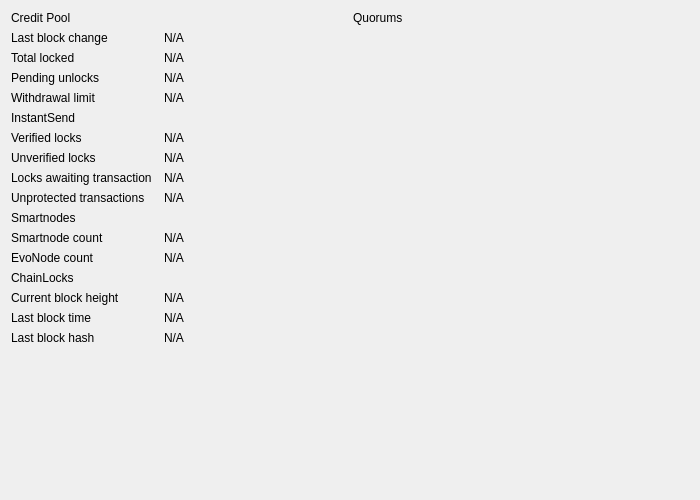
<?xml version="1.0" encoding="UTF-8"?>
<ui version="4.0">
 <class>NetworkWidget</class>
 <widget class="QWidget" name="NetworkWidget">
  <property name="geometry">
   <rect>
    <x>0</x>
    <y>0</y>
    <width>700</width>
    <height>500</height>
   </rect>
  </property>
  <layout class="QVBoxLayout" name="mainVerticalLayout">
   <item>
    <layout class="QHBoxLayout" name="horizontalLayout">
     <item>
      <layout class="QGridLayout" name="leftGridLayout" columnstretch="0,1">
       <property name="horizontalSpacing">
        <number>12</number>
       </property>
       <item row="0" column="0">
        <widget class="QLabel" name="labelCreditPool">
         <property name="text">
          <string>Credit Pool</string>
         </property>
        </widget>
       </item>
       <item row="1" column="0">
        <widget class="QLabel" name="labelCrLastBlockTitle">
         <property name="text">
          <string>Last block change</string>
         </property>
        </widget>
       </item>
       <item row="1" column="1">
        <widget class="QLabel" name="labelCrLastBlock">
         <property name="cursor">
          <cursorShape>IBeamCursor</cursorShape>
         </property>
         <property name="text">
          <string>N/A</string>
         </property>
         <property name="textFormat">
          <enum>Qt::PlainText</enum>
         </property>
         <property name="textInteractionFlags">
          <set>Qt::LinksAccessibleByMouse|Qt::TextSelectableByKeyboard|Qt::TextSelectableByMouse</set>
         </property>
        </widget>
       </item>
       <item row="2" column="0">
        <widget class="QLabel" name="labelCrLockedTitle">
         <property name="text">
          <string>Total locked</string>
         </property>
        </widget>
       </item>
       <item row="2" column="1">
        <widget class="QLabel" name="labelCrLocked">
         <property name="cursor">
          <cursorShape>IBeamCursor</cursorShape>
         </property>
         <property name="text">
          <string>N/A</string>
         </property>
         <property name="textFormat">
          <enum>Qt::PlainText</enum>
         </property>
         <property name="textInteractionFlags">
          <set>Qt::LinksAccessibleByMouse|Qt::TextSelectableByKeyboard|Qt::TextSelectableByMouse</set>
         </property>
        </widget>
       </item>
       <item row="3" column="0">
        <widget class="QLabel" name="labelCrPendingTitle">
         <property name="text">
          <string>Pending unlocks</string>
         </property>
        </widget>
       </item>
       <item row="3" column="1">
        <widget class="QLabel" name="labelCrPending">
         <property name="cursor">
          <cursorShape>IBeamCursor</cursorShape>
         </property>
         <property name="text">
          <string>N/A</string>
         </property>
         <property name="textFormat">
          <enum>Qt::PlainText</enum>
         </property>
         <property name="textInteractionFlags">
          <set>Qt::LinksAccessibleByMouse|Qt::TextSelectableByKeyboard|Qt::TextSelectableByMouse</set>
         </property>
        </widget>
       </item>
       <item row="4" column="0">
        <widget class="QLabel" name="labelCrLimitTitle">
         <property name="text">
          <string>Withdrawal limit</string>
         </property>
        </widget>
       </item>
       <item row="4" column="1">
        <widget class="QLabel" name="labelCrLimit">
         <property name="cursor">
          <cursorShape>IBeamCursor</cursorShape>
         </property>
         <property name="text">
          <string>N/A</string>
         </property>
         <property name="textFormat">
          <enum>Qt::PlainText</enum>
         </property>
         <property name="textInteractionFlags">
          <set>Qt::LinksAccessibleByMouse|Qt::TextSelectableByKeyboard|Qt::TextSelectableByMouse</set>
         </property>
        </widget>
       </item>
       <item row="5" column="0">
        <widget class="QLabel" name="labelInstantSend">
         <property name="text">
          <string>InstantSend</string>
         </property>
        </widget>
       </item>
       <item row="6" column="0">
        <widget class="QLabel" name="labelISLocksTitle">
         <property name="text">
          <string>Verified locks</string>
         </property>
        </widget>
       </item>
       <item row="6" column="1">
        <widget class="QLabel" name="labelISLocks">
         <property name="cursor">
          <cursorShape>IBeamCursor</cursorShape>
         </property>
         <property name="text">
          <string>N/A</string>
         </property>
         <property name="textFormat">
          <enum>Qt::PlainText</enum>
         </property>
         <property name="textInteractionFlags">
          <set>Qt::LinksAccessibleByMouse|Qt::TextSelectableByKeyboard|Qt::TextSelectableByMouse</set>
         </property>
        </widget>
       </item>
       <item row="7" column="0">
        <widget class="QLabel" name="labelISPendingTitle">
         <property name="text">
          <string>Unverified locks</string>
         </property>
        </widget>
       </item>
       <item row="7" column="1">
        <widget class="QLabel" name="labelISPending">
         <property name="cursor">
          <cursorShape>IBeamCursor</cursorShape>
         </property>
         <property name="text">
          <string>N/A</string>
         </property>
         <property name="textFormat">
          <enum>Qt::PlainText</enum>
         </property>
         <property name="textInteractionFlags">
          <set>Qt::LinksAccessibleByMouse|Qt::TextSelectableByKeyboard|Qt::TextSelectableByMouse</set>
         </property>
        </widget>
       </item>
       <item row="8" column="0">
        <widget class="QLabel" name="labelISWaitingTitle">
         <property name="text">
          <string>Locks awaiting transaction</string>
         </property>
        </widget>
       </item>
       <item row="8" column="1">
        <widget class="QLabel" name="labelISWaiting">
         <property name="cursor">
          <cursorShape>IBeamCursor</cursorShape>
         </property>
         <property name="text">
          <string>N/A</string>
         </property>
         <property name="textFormat">
          <enum>Qt::PlainText</enum>
         </property>
         <property name="textInteractionFlags">
          <set>Qt::LinksAccessibleByMouse|Qt::TextSelectableByKeyboard|Qt::TextSelectableByMouse</set>
         </property>
        </widget>
       </item>
       <item row="9" column="0">
        <widget class="QLabel" name="labelISUnprotectedTitle">
         <property name="text">
          <string>Unprotected transactions</string>
         </property>
        </widget>
       </item>
       <item row="9" column="1">
        <widget class="QLabel" name="labelISUnprotected">
         <property name="cursor">
          <cursorShape>IBeamCursor</cursorShape>
         </property>
         <property name="text">
          <string>N/A</string>
         </property>
         <property name="textFormat">
          <enum>Qt::PlainText</enum>
         </property>
         <property name="textInteractionFlags">
          <set>Qt::LinksAccessibleByMouse|Qt::TextSelectableByKeyboard|Qt::TextSelectableByMouse</set>
         </property>
        </widget>
       </item>
       <item row="10" column="0">
        <widget class="QLabel" name="labelMasternodes">
         <property name="text">
          <string>Smartnodes</string>
         </property>
        </widget>
       </item>
       <item row="11" column="0">
        <widget class="QLabel" name="masternodeCountLabel">
         <property name="text">
          <string>Smartnode count</string>
         </property>
        </widget>
       </item>
       <item row="11" column="1">
        <widget class="QLabel" name="masternodeCount">
         <property name="cursor">
          <cursorShape>IBeamCursor</cursorShape>
         </property>
         <property name="text">
          <string>N/A</string>
         </property>
         <property name="textFormat">
          <enum>Qt::PlainText</enum>
         </property>
         <property name="textInteractionFlags">
          <set>Qt::LinksAccessibleByMouse|Qt::TextSelectableByKeyboard|Qt::TextSelectableByMouse</set>
         </property>
        </widget>
       </item>
       <item row="12" column="0">
        <widget class="QLabel" name="evoCountLabel">
         <property name="text">
          <string>EvoNode count</string>
         </property>
        </widget>
       </item>
       <item row="12" column="1">
        <widget class="QLabel" name="evoCount">
         <property name="cursor">
          <cursorShape>IBeamCursor</cursorShape>
         </property>
         <property name="text">
          <string>N/A</string>
         </property>
         <property name="textFormat">
          <enum>Qt::PlainText</enum>
         </property>
         <property name="textInteractionFlags">
          <set>Qt::LinksAccessibleByMouse|Qt::TextSelectableByKeyboard|Qt::TextSelectableByMouse</set>
         </property>
        </widget>
       </item>
       <item row="13" column="0">
        <widget class="QLabel" name="labelChainLocks">
         <property name="text">
          <string>ChainLocks</string>
         </property>
        </widget>
       </item>
       <item row="14" column="0">
        <widget class="QLabel" name="bestClHeightLabel">
         <property name="text">
          <string>Current block height</string>
         </property>
        </widget>
       </item>
       <item row="14" column="1">
        <widget class="QLabel" name="bestClHeight">
         <property name="cursor">
          <cursorShape>IBeamCursor</cursorShape>
         </property>
         <property name="text">
          <string>N/A</string>
         </property>
         <property name="textFormat">
          <enum>Qt::PlainText</enum>
         </property>
         <property name="textInteractionFlags">
          <set>Qt::LinksAccessibleByMouse|Qt::TextSelectableByKeyboard|Qt::TextSelectableByMouse</set>
         </property>
        </widget>
       </item>
       <item row="15" column="0">
        <widget class="QLabel" name="bestClTimeLabel">
         <property name="text">
          <string>Last block time</string>
         </property>
        </widget>
       </item>
       <item row="15" column="1">
        <widget class="QLabel" name="bestClTime">
         <property name="cursor">
          <cursorShape>IBeamCursor</cursorShape>
         </property>
         <property name="text">
          <string>N/A</string>
         </property>
         <property name="textFormat">
          <enum>Qt::PlainText</enum>
         </property>
         <property name="textInteractionFlags">
          <set>Qt::LinksAccessibleByMouse|Qt::TextSelectableByKeyboard|Qt::TextSelectableByMouse</set>
         </property>
        </widget>
       </item>
       <item row="16" column="0">
        <widget class="QLabel" name="bestClHashLabel">
         <property name="text">
          <string>Last block hash</string>
         </property>
        </widget>
       </item>
       <item row="16" column="1">
        <widget class="QLabel" name="bestClHash">
         <property name="cursor">
          <cursorShape>IBeamCursor</cursorShape>
         </property>
         <property name="text">
          <string>N/A</string>
         </property>
         <property name="textFormat">
          <enum>Qt::PlainText</enum>
         </property>
         <property name="textInteractionFlags">
          <set>Qt::LinksAccessibleByMouse|Qt::TextSelectableByKeyboard|Qt::TextSelectableByMouse</set>
         </property>
        </widget>
       </item>
       <item row="17" column="0">
        <spacer name="leftVerticalSpacer">
         <property name="orientation">
          <enum>Qt::Vertical</enum>
         </property>
         <property name="sizeHint" stdset="0">
          <size>
           <width>20</width>
           <height>40</height>
          </size>
         </property>
        </spacer>
       </item>
      </layout>
     </item>
     <item>
      <layout class="QGridLayout" name="rightGridLayout" columnstretch="0,1">
       <property name="horizontalSpacing">
        <number>12</number>
       </property>
       <item row="0" column="0">
        <widget class="QLabel" name="labelQuorums">
         <property name="text">
          <string>Quorums</string>
         </property>
        </widget>
       </item>
       <item row="100" column="0">
        <spacer name="rightVerticalSpacer">
         <property name="orientation">
          <enum>Qt::Vertical</enum>
         </property>
         <property name="sizeHint" stdset="0">
          <size>
           <width>20</width>
           <height>40</height>
          </size>
         </property>
        </spacer>
       </item>
      </layout>
     </item>
    </layout>
   </item>
  </layout>
 </widget>
 <resources/>
 <connections/>
</ui>
